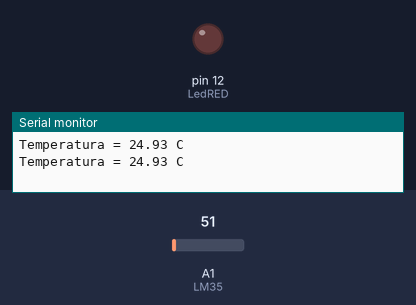
Simulated run of this sketch. Board: Arduino Uno, built with avr-gcc and run on an emulated ATmega328P. Parts: output pins drawn as LEDs (lit = HIGH), the last lines printed to the serial monitor. Inputs (shaded band) come from the test bench; at power-on: A1 (LM35) = 51.

Above: at 2.8 s.
2.9 s: A1 (LM35) set to 58
At 5.2 s:
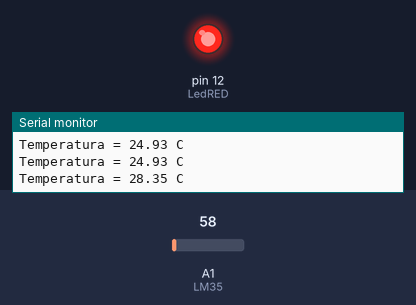
5.6 s: A1 (LM35) set to 30
At 6.8 s:
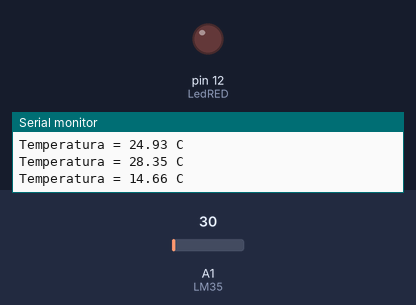
8.3 s: A1 (LM35) set to 61
At 11.1 s:
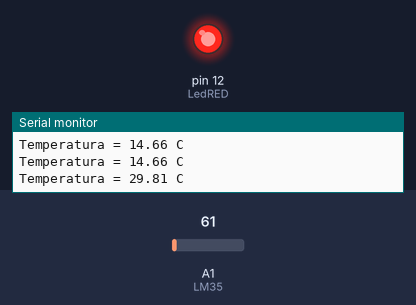
Timing chart, 0 to 12.6 s (numbered marks = the images above; inputs shaded):
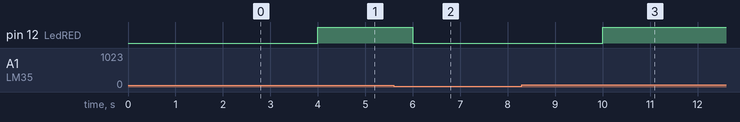

Measured:
- the behaviour switches between 53 and 54 on A1 (LM35) (found by bisection; images 0 and 1)
- after the input at 2.9 s, pin 12 (LedRED): LOW → HIGH after 1.1 s
- after the input at 5.6 s, pin 12 (LedRED): HIGH → LOW after 0.40 s
- after the input at 8.3 s, pin 12 (LedRED): LOW → HIGH after 1.7 s

The sketch:

sensor_de_temperatura_lm351.ino
```cpp
//Sensor de temperatura usando COM LED E TRANSISTOR LM35
// NOME: Augusto Fabiano Abranches


int LM35 = A1; // saida do LM35.
//const int Buzzer = 13; // entrada buzzer: 13
int LedRED = 12; // SAIDA LED: 12
float temperatura; // variavel temperatura medida.

void setup()
{
  Serial.begin(9600);
  //pinMode(Buzzer, OUTPUT);
  pinMode(LedRED, OUTPUT);
}

void loop()
{
  temperatura = (float(analogRead(LM35))*5/(1023))/0.01;
  Serial.print("Temperatura = "); //mostra valor na tela
  Serial.print(temperatura);
  Serial.println(" C");

  if(temperatura > 26){ // 30ºC
    //digitalWrite(Buzzer, HIGH); //aciona o buzzer
    digitalWrite(LedRED, HIGH);  //aciona o led
  }
  else{
    //digitalWrite(Buzzer, LOW);
    digitalWrite(LedRED, LOW);
  }
  delay(2000);
}
```
